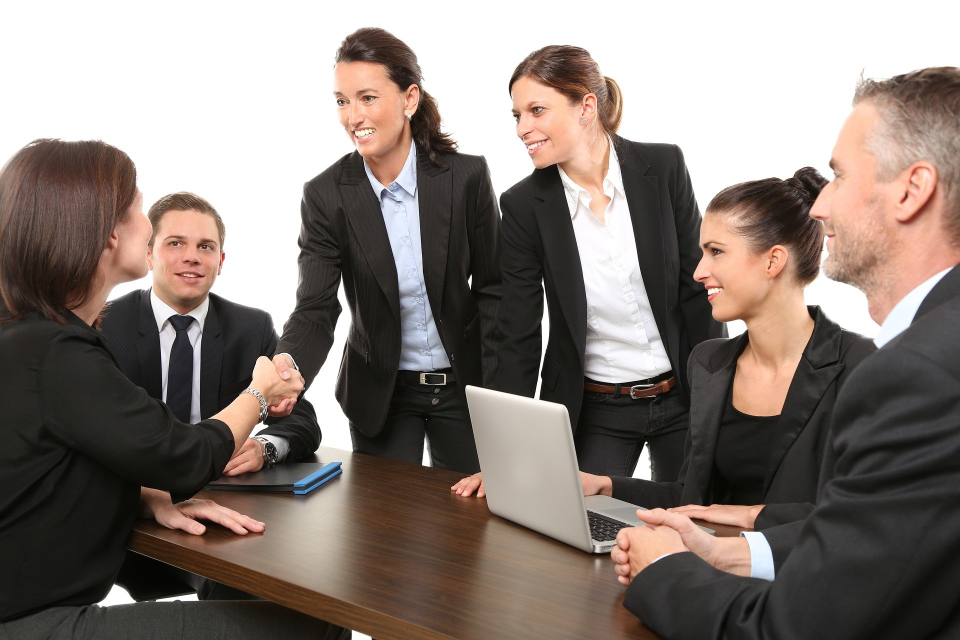
#> input picture 샘플사진.jpg, 1920 x 1280 px (shown at 1/2 size)
$ python main23-2.py
#> lines starting #> are read from the running program, lines starting #| are printed output that depends on the picture; after the words box and inside, x2 and y2 are one past the last pixel; in counts of white or black regions, pixels touching at a corner belong together
import numpy as np
import cv2

face_cascade = cv2.CascadeClassifier(cv2.data.haarcascades + 'haarcascade_frontalface_default.xml')
eye_cascade = cv2.CascadeClassifier(cv2.data.haarcascades + 'haarcascade_eye.xml')

ff = np.fromfile(r'23. 사진에서 얼굴만 찾아 모자이크처리 (OpenCV)\샘플사진.jpg', np.uint8)
img = cv2.imdecode(ff, cv2.IMREAD_UNCHANGED)
#> img is the input picture: shape (1280, 1920, 3); mean B, G, R 118.5, 124.7, 135.6
img = cv2.resize(img, dsize=(0, 0), fx=1.0, fy=1.0, interpolation=cv2.INTER_LINEAR)

gray = cv2.cvtColor(img, cv2.COLOR_BGR2GRAY)
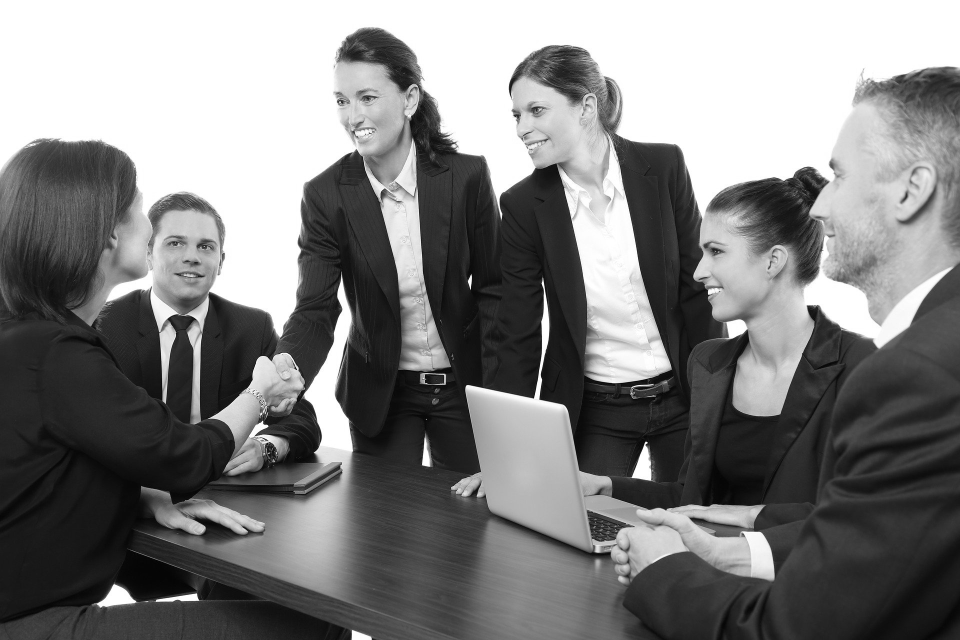
#> gray: shape (1280, 1920) (shown at 1/2 size); min 0, max 255, mean 127.3

faces = face_cascade.detectMultiScale(gray, 1.2,5)
#> faces = [[1042, 264, 59, 59], [635, 137, 160, 160], [296, 424, 167, 167], [1342, 419, 220, 220]]
for (x,y,w,h) in faces:
    face_img = img[y:y+h, x:x+w]    # 탐지된 얼굴부분만 자릅니다.
    face_img = cv2.resize(face_img, dsize=(0, 0), fx=0.05, fy=0.05)   # 이미지를 축소합니다.
    face_img = cv2.resize(face_img, (w, h), interpolation=cv2.INTER_AREA) # 이미지를 확대합니다.
    img[y:y+h, x:x+w] = face_img   # 자른 이미지를 축소, 확대한 이미지로 대체합니다.
#> this loop made 4 passes
#> pass 1, `face_img = img[y:y+h, x:x+w]`:
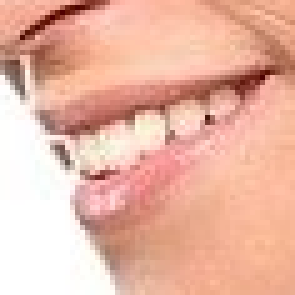
#> face_img: shape (59, 59, 3) (shown 5 times larger); mean B, G, R 164.9, 182.3, 232.9
#> pass 1, `face_img = cv2.resize(face_img, (w, h), interpolation=cv2.INTER_AREA)`:
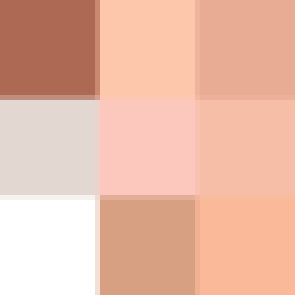
#> face_img: shape (59, 59, 3) (shown 5 times larger); mean B, G, R 167.3, 186.8, 233.9
#> pass 2, `face_img = img[y:y+h, x:x+w]`:
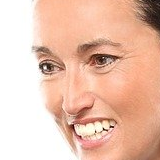
#> face_img: shape (160, 160, 3); mean B, G, R 174.7, 194.2, 234.6
#> pass 2, `face_img = cv2.resize(face_img, (w, h), interpolation=cv2.INTER_AREA)`:
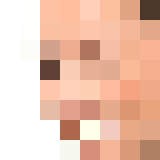
#> face_img: shape (160, 160, 3); mean B, G, R 176.5, 196.2, 235.9
#> after the loop:
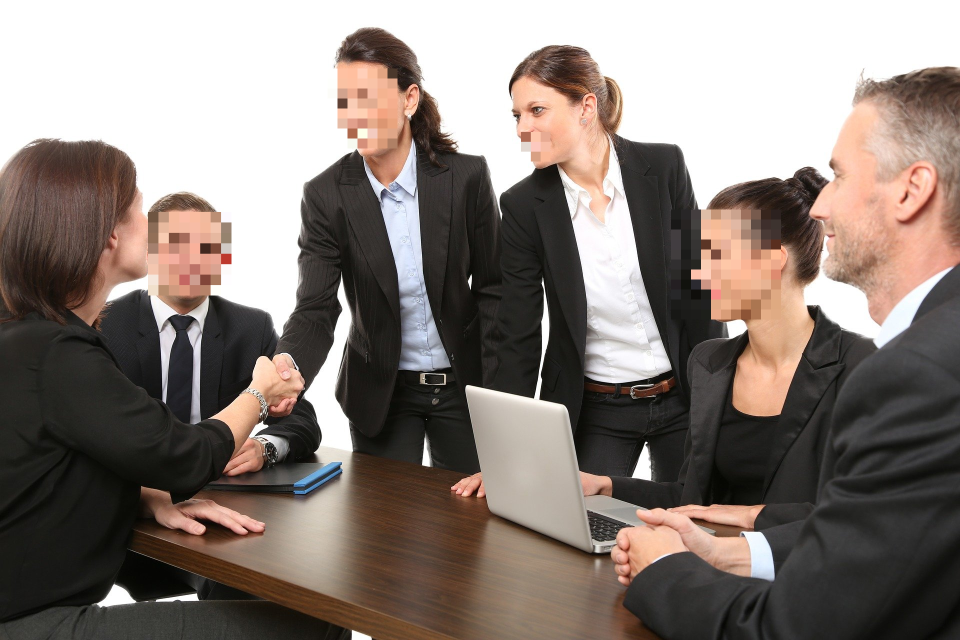
#> img: shape (1280, 1920, 3) (shown at 1/2 size); 4.01% of pixels changed, all inside (x1, y1, x2, y2) = (296, 137, 1562, 639)

cv2.imshow('face find', img)
cv2.waitKey(0)
cv2.destroyAllWindows()
